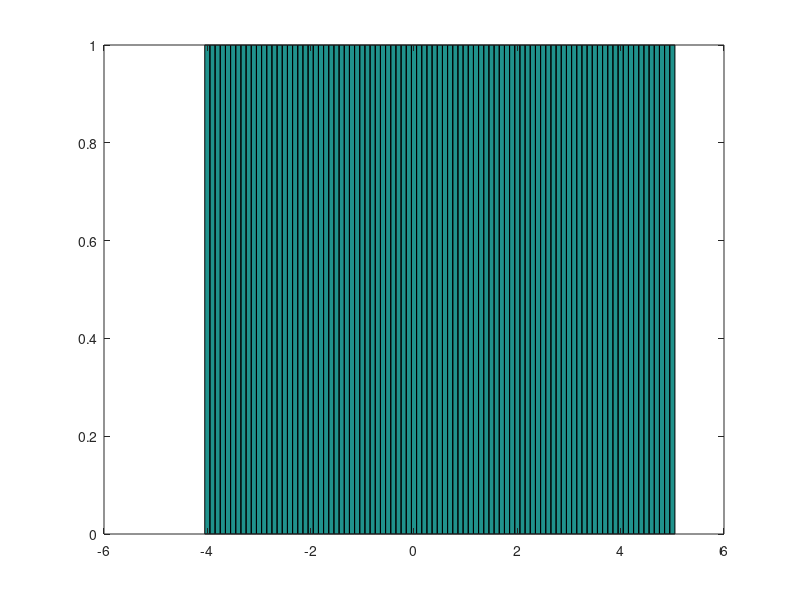
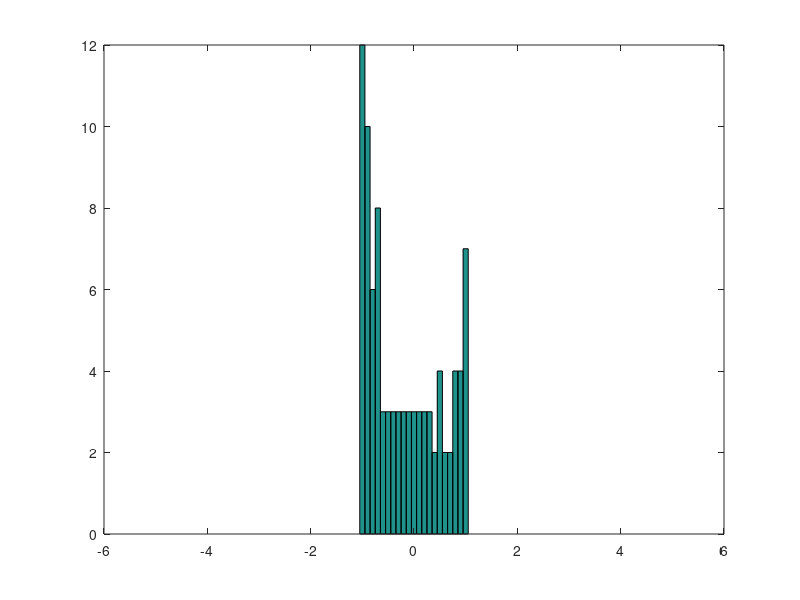
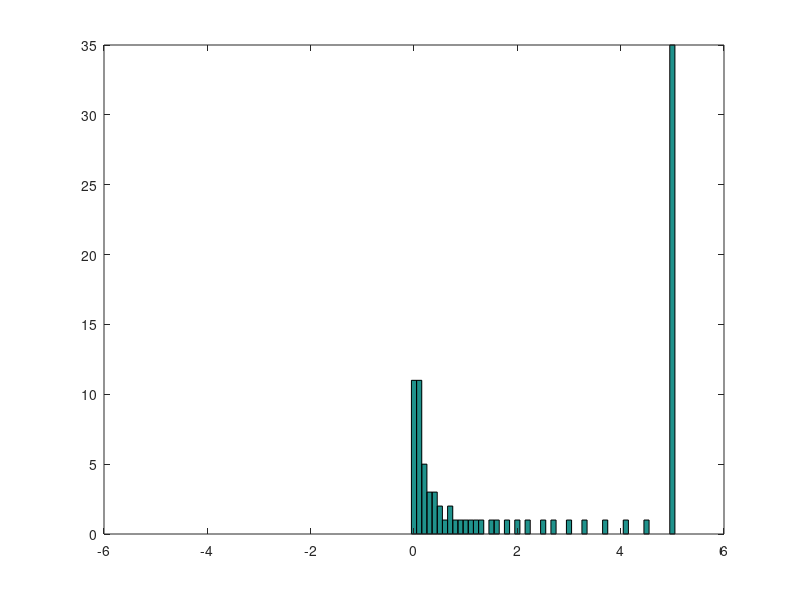
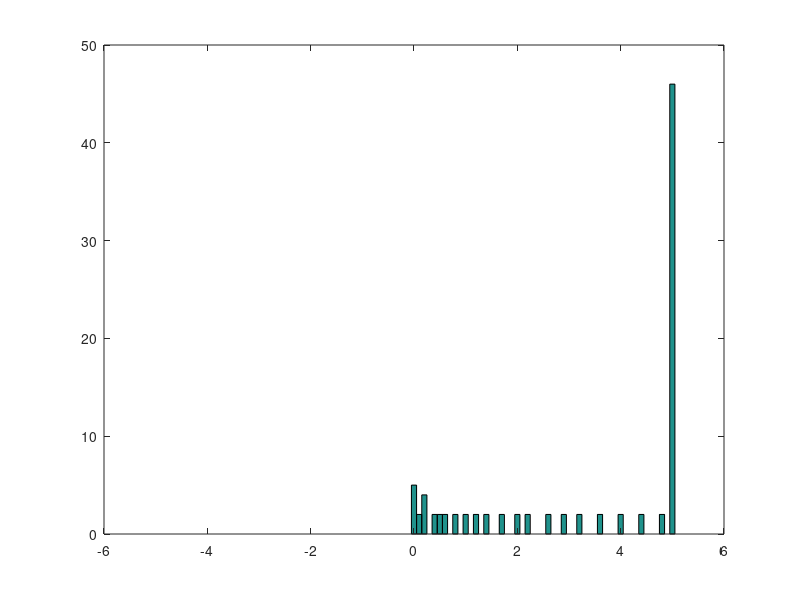

Write the MATLAB code that produced these figures, in order. (Note: this script raises an error after producing the figures.)
x = -4: 0.1: 5;

y1 = x;
y2 = cos(x);
y3 = exp(x);
y4 = x.* x;
y5 = log(x);
y6 = asin(x);

%histogram
for i=1:6
    eval(['figure;hist(y' num2str(i) ',x);']);
end

